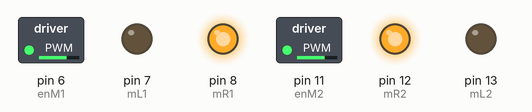
Recording of a sketch running on a simulated Arduino Uno, built with avr-gcc and run on an emulated ATmega328P. Shown: switched loads named in the sketch (green lamp = pin HIGH), output pins drawn as LEDs (lit = HIGH).

Above: at 0.1 s.
Timing chart, 0 to 1.6 s (numbered marks = the images above):
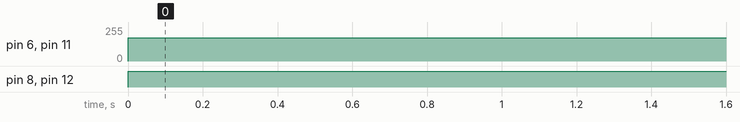

The sketch:

moving_the_motor.ino
```cpp
int mL1 = 7;
int mR1 = 8;
int enM1 = 6;
int mL2 = 13;
int mR2 = 12;
int enM2 = 11;

void moveFwd(int spd);
void moveBwd(int spd);
void spinRight(int spd);
void spinLeft(int spd);

void setup() {
  Serial.begin(9600);

  pinMode(enM1,OUTPUT);
  pinMode(enM2,OUTPUT);
  pinMode(mL1,OUTPUT);
  pinMode(mR1,OUTPUT);
  pinMode(mL2,OUTPUT);
  pinMode(mR2,OUTPUT);

}

void loop() {
  moveFwd(175);
}

void moveBwd(int spd){
  analogWrite(enM1,spd);
  digitalWrite(mL1,HIGH);
  digitalWrite(mR1,LOW);

  analogWrite(enM2,spd);
  digitalWrite(mL2,HIGH);
  digitalWrite(mR2,LOW);
}
void moveFwd(int spd){
  analogWrite(enM1,spd);
  digitalWrite(mL1,LOW);
  digitalWrite(mR1,HIGH);

  analogWrite(enM2,spd);
  digitalWrite(mL2,LOW);
  digitalWrite(mR2,HIGH);
}
void spinRight(int spd){
  analogWrite(enM1,spd);
  digitalWrite(mL1,HIGH);
  digitalWrite(mR1,LOW);

  analogWrite(enM2,spd);
  digitalWrite(mL2,LOW);
  digitalWrite(mR2,HIGH);
}
void spinLeft(int spd){
  analogWrite(enM1,spd);
  digitalWrite(mL1,LOW);
  digitalWrite(mR1,HIGH);

  analogWrite(enM2,spd);
  digitalWrite(mL2,HIGH);
  digitalWrite(mR2,LOW);
}
```

Measured:
- by itself, pin 6 (enM1), pin 11 (enM2): 0/255 → 175/255 at 0.00 s
- by itself, pin 8 (mR1), pin 12 (mR2): LOW → HIGH at 0.00 s
